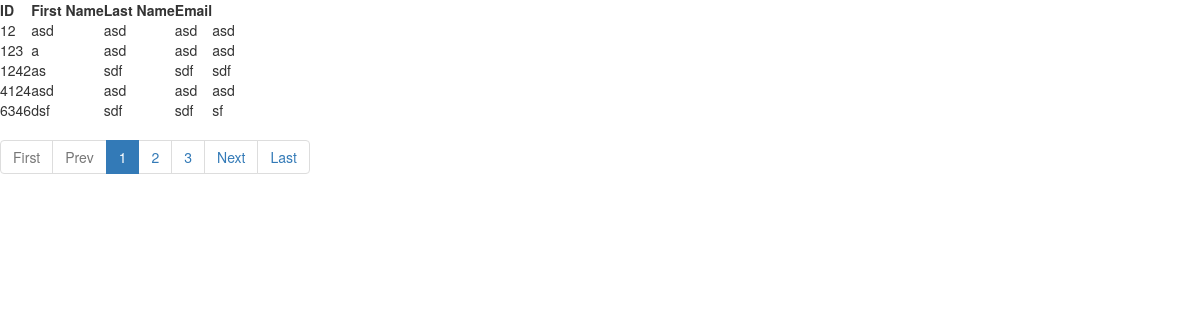
The page / on the database its author committed.
### tables this page shows
CREATE TABLE `tbl_student` (
  `idno` int(11) NOT NULL,
  `fname` varchar(255) NOT NULL,
  `lname` varchar(255) NOT NULL,
  `email` varchar(255) NOT NULL,
  `password` varchar(255) NOT NULL
);

### db.php (called while the page is built, shortened)
<?php
function conn(){
    return new PDO("mysql:host=localhost;dbname=final","root","");
}
function totalSize(){
    $conn = conn();
    $sql = "SELECT COUNT(*) FROM tbl_student";
    $stmt = $conn->prepare($sql);
    $stmt->execute();
    $total = $stmt->fetchColumn();
    return $total;
}
function tableData($offset, $itemSize){
    $conn = conn();
    $sql = "SELECT * FROM tbl_student LIMIT $offset, $itemSize";
    $stmt = $conn->prepare($sql);
    $stmt->execute();
    $row = $stmt->fetchAll(PDO::FETCH_ASSOC);
    return $row;
}

### index.php (the view, shortened to what this page needs)
<!DOCTYPE html>
<html lang="en">
<head>
<link rel="stylesheet" href="https://maxcdn.bootstrapcdn.com/bootstrap/3.3.7/css/bootstrap.min.css">
</head>
</head>
<body>
<?php
include 'db.php';
if(isset($_GET['page_no'])){
    $page_no = $_GET['page_no'];
}else{
    $page_no = 1;
}
$itemsPerPage = 5;
$offset = ($page_no-1) * $itemsPerPage;
$totalSize = totalSize();
$totalPage = ceil($totalSize /  $itemsPerPage);
$tableData = tableData($offset,$itemsPerPage);
$head = array('ID','First Name','Last Name','Email');
?>
<table>
<tr>
<?php
foreach($head as $header){
    echo '<th>'.$header.'</th>';
}
?>
</tr>
<?php
foreach($tableData as $data){
    echo '<tr>';
        foreach($data as $d){
            echo '<td>'.$d.'</td>';
        }
    echo '</tr>';
}
?>
</table>
<?php
    $range = array('start' => 1, 'end' => $totalPage);
?>
<ul class="pagination">
<li class="<?php echo ($page_no <= 1) ?  'disabled': '' ?>">
    <a href="?page_no=1">First</a>
</li>
 <li class="<?php echo ($page_no <= 1) ? 'disabled' : ''; ?>">
    <a href="<?php echo ($page_no <= 1) ?  '#' : '?page_no='.($page_no - 1); ?>">Prev</a>
</li>
<?php for($i = $range['start']; $i <= $range['end']; $i++){
    ?>
    <li class="<?php echo ($page_no == $i) ? 'active': ' '; ?>">
        <a href="?page_no=<?php echo $i; ?>"><?php echo $i ?></a>
    </li>
    <?php
}
?>
<li class="<?php echo ($page_no >= $totalPage) ? 'disabled' : '' ?>">
    <a href="<?php echo ($page_no >= $totalPage) ? '#' : '?page_no='.($page_no + 1); ?>">Next</a>
</li>
<li class="<?php echo ($page_no == $totalPage) ? 'disabled': ''; ?>">
    <a href="?page_no=<?php echo $totalPage ?>">Last</a>
</li>
</ul>
</body>
</html>

### rows shown on the page
tbl_student: idno "12", d "asd"
tbl_student: idno "123", fname "a", d "asd"
tbl_student: idno "1242", fname "as", d "sdf"
tbl_student: idno "4124", d "asd"
tbl_student: idno "6346", fname "dsf", d "sdf", password "sf"

### other values the page prints
$header "ID"
$header "First Name"
$header "Last Name"
$header "Email"
